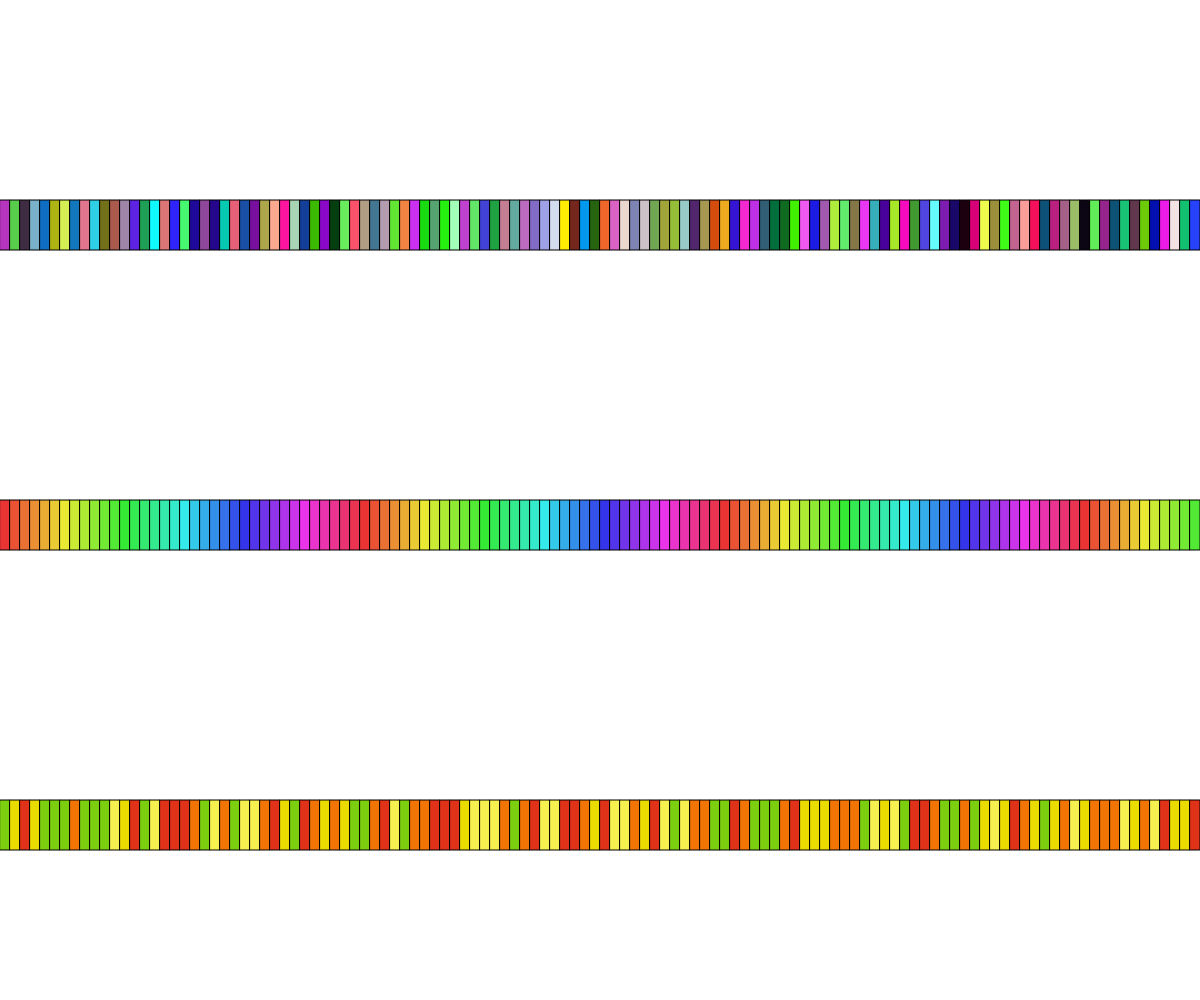
Frame 1 (no input)
Frame 60 (no input): identical to frame 1, image omitted
Frame 120 (the mouse pressed at the canvas centre since frame 60): identical to frame 1, image omitted

The p5.js sketch that drew this single still picture (run headless with seeded random() and noise() and a simulated clock; from frame 60 on, the mouse is pressed at the canvas centre):

// p5.js sketch
// ── sketch.js
//Colour Solutions Demo

let rectWidth = 10;
let rectHeight = 50;
let colors = ["#EBDC00", "#F27404", "#7CCF0F", "#F7F14F", "#E03119"];

function setup() {
  createCanvas(windowWidth, windowHeight);
  drawRowRGB(height * 0.2);
  drawRowHSB(height / 2);
  drawRowCustom(height * 0.8);
}

function drawRowCustom(yPos) {
  colorMode(RGB);
  let counter = 0;
  for (let x = 0; x < width; x += rectWidth) {
    fill(colors[int(random(colors.length))]);
    rect(x, yPos, rectWidth, rectHeight);
    counter ++; 
  }
}

function drawRowHSB(yPos) {
  colorMode(HSB, 360);
  for (let x = 0; x < width; x += rectWidth) {
    fill(x % 360, 280, 330);
    rect(x, yPos, rectWidth, rectHeight);
  }
}

function drawRowRGB(yPos) {
  colorMode(RGB);
  for (let x = 0; x < width; x += rectWidth) {
    fill(random(255), random(255), random(255));
    rect(x, yPos, rectWidth, rectHeight);
  }
}

function draw() {
  //background(220);
}
